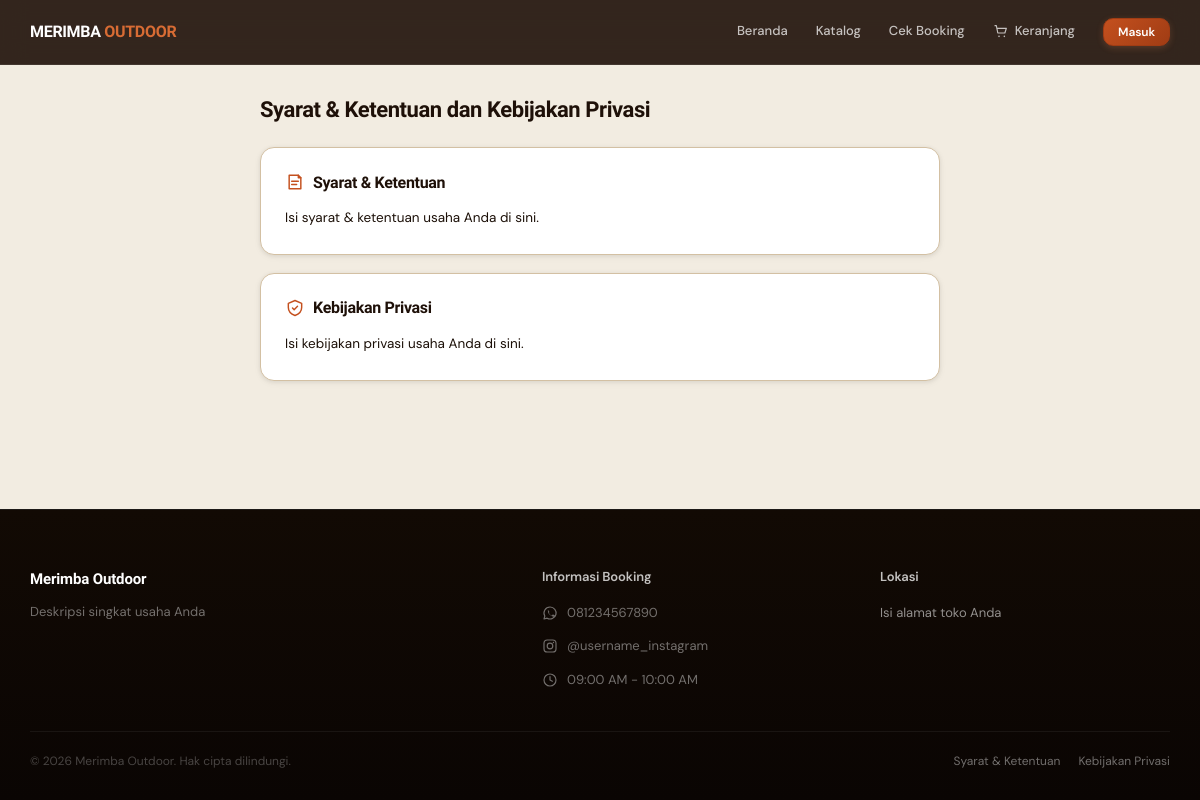
The page /syarat-privasi.php on the database its author committed.
### tables this page shows
CREATE TABLE `settings` (
  `setting_key` varchar(50) NOT NULL,
  `setting_value` text DEFAULT NULL,
  PRIMARY KEY (`setting_key`)
);

### app/Models/SettingModel.php (called while the page is built, shortened)
<?php
class SettingModel
{
    public static function get(string $key): string
    {
        $db = Database::getConnection();
        $stmt = $db->prepare('SELECT setting_value FROM settings WHERE setting_key = :key');
        $stmt->execute(['key' => $key]);
        $hasil = $stmt->fetchColumn();
        return $hasil !== false ? (string) $hasil : '';
    }
    public static function getAll(): array
    {
        $db = Database::getConnection();
        $stmt = $db->prepare('SELECT setting_key, setting_value FROM settings');
        $stmt->execute();
        $rows = $stmt->fetchAll();
        $hasil = [];
        foreach ($rows as $row) {
            $hasil[$row['setting_key']] = $row['setting_value'];
        }
        return $hasil;
    }
}

### app/Core/Session.php (called while the page is built, shortened)
<?php
class Session
{
    public static function get(string $key)
    {
        return $_SESSION[$key] ?? null;
    }
}

### app/Core/Auth.php (called while the page is built, shortened)
<?php
class Auth
{
    public static function isLoggedIn(): bool
    {
        return Session::get('user_id') !== null;
    }
}

### app/Helpers/format.php (called while the page is built, shortened)
<?php
function format_jam_ampm(string $jamHM): string
{
    $waktu = DateTime::createFromFormat('H:i', substr($jamHM, 0, 5));
    return $waktu ? $waktu->format('h:i A') : $jamHM;
}
function format_jam_operasional(string $jamBuka, string $jamTutup): string
{
    return format_jam_ampm($jamBuka) . ' - ' . format_jam_ampm($jamTutup);
}

### syarat-privasi.php (the view, shortened to what this page needs)
<?php
require_once __DIR__ . '/app/Core/Session.php';
require_once __DIR__ . '/app/Core/Auth.php';
require_once __DIR__ . '/app/Models/SettingModel.php';
$syaratKetentuan = SettingModel::get('syarat_ketentuan');
$kebijakanPrivasi = SettingModel::get('kebijakan_privasi');
$halamanAktif = '';
require __DIR__ . '/app/Views/partials/header.php';
?>
<section style="padding: 32px 0 56px;">
    <div class="container" style="max-width: 720px;">
        <h1 style="font-size: 22px; color: var(--color-primary-dark); margin-bottom: 24px;">Syarat & Ketentuan dan Kebijakan Privasi</h1>
        <div id="syarat" class="card" style="padding: 24px; margin-bottom: 18px; scroll-margin-top: 90px;">
            <h2 style="font-size: 16px; display: flex; align-items: center; gap: 8px; margin-bottom: 14px;">
                <svg class="icon icon-accent"><use href="assets/icons/sprite.svg#icon-note"></use></svg>
                Syarat & Ketentuan
            </h2>
            <?php if ($syaratKetentuan !== ''): ?>
                <p style="font-size: 13.5px; line-height: 1.75; color: var(--color-text);"><?= nl2br(htmlspecialchars($syaratKetentuan)) ?></p>
            <?php else: ?>
                <p style="font-size: 13.5px; color: var(--color-text-muted);">Syarat & ketentuan belum ditambahkan oleh admin.</p>
            <?php endif; ?>
        </div>
        <div id="privasi" class="card" style="padding: 24px; scroll-margin-top: 90px;">
            <h2 style="font-size: 16px; display: flex; align-items: center; gap: 8px; margin-bottom: 14px;">
                <svg class="icon icon-accent"><use href="assets/icons/sprite.svg#icon-shield"></use></svg>
                Kebijakan Privasi
            </h2>
            <?php if ($kebijakanPrivasi !== ''): ?>
                <p style="font-size: 13.5px; line-height: 1.75; color: var(--color-text);"><?= nl2br(htmlspecialchars($kebijakanPrivasi)) ?></p>
            <?php else: ?>
                <p style="font-size: 13.5px; color: var(--color-text-muted);">Kebijakan privasi belum ditambahkan oleh admin.</p>
            <?php endif; ?>
        </div>
    </div>
</section>
<?php require __DIR__ . '/app/Views/partials/footer.php'; ?>

### app/Views/partials/header.php (shortened to what this page needs)
<?php
$halamanAktif = $halamanAktif ?? '';
require_once __DIR__ . '/../../Models/SettingModel.php';
$logoPath = \App\Models\SettingModel::get('logo_file');
$logoScale = (float) (\App\Models\SettingModel::get('logo_scale') ?: 1);
$logoPosX = (int) (\App\Models\SettingModel::get('logo_pos_x') ?: 0);
$logoPosY = (int) (\App\Models\SettingModel::get('logo_pos_y') ?: 0);
?>
<!DOCTYPE html>
<html lang="id">
<head>
    <link rel="stylesheet" href="assets/css/style.css">
</head>
<body>
<header class="site-header">
    <div class="container">
        <div class="site-header-inner">
            <a href="index.php" class="site-logo">
                <?php if ($logoPath && file_exists(__DIR__ . '/../../../' . $logoPath)): ?>
                    <span style="display: inline-flex; width: 120px; height: 36px; overflow: hidden; align-items: center; justify-content: center;">
                        <img src="<?= htmlspecialchars($logoPath) ?>" alt="Logo"
                            style="max-width: 100%; max-height: 100%; object-fit: contain; transform: scale(<?= $logoScale ?>) translate(<?= $logoPosX ?>px, <?= $logoPosY ?>px);">
                    </span>
                <?php else: ?>
                    MERIMBA <span class="site-logo-accent">OUTDOOR</span>
                <?php endif; ?>
            </a>
            <nav class="nav-desktop">
                <a href="index.php" class="nav-link <?= $halamanAktif === 'home' ? 'active' : '' ?>">Beranda</a>
                <a href="katalog.php" class="nav-link <?= $halamanAktif === 'katalog' ? 'active' : '' ?>">Katalog</a>
                <a href="tracking.php" class="nav-link <?= $halamanAktif === 'tracking' ? 'active' : '' ?>">Cek Booking</a>
                <a href="keranjang.php" class="nav-link <?= $halamanAktif === 'keranjang' ? 'active' : '' ?>" style="display: flex; align-items: center; gap: 6px;">
                    <svg class="icon icon-sm"><use href="assets/icons/sprite.svg#icon-cart"></use></svg>
                    Keranjang
                </a>
                <?php if (Auth::isLoggedIn() && Auth::role() === 'member'): ?>
                    <a href="dashboard.php" class="nav-link nav-icon-link <?= $halamanAktif === 'akun' ? 'active' : '' ?>" aria-label="Akun Saya" title="Akun Saya" style="display: flex; align-items: center;">
                        <svg class="icon icon-sm"><use href="assets/icons/sprite.svg#icon-account"></use></svg>
                    </a>
                    <a href="logout.php" class="nav-link nav-icon-link text-muted" aria-label="Keluar" title="Keluar" style="display: flex; align-items: center;" onclick="return confirm('Yakin ingin keluar dari akun ini?');">
                        <svg class="icon icon-sm"><use href="assets/icons/sprite.svg#icon-logout"></use></svg>
                    </a>
                <?php else: ?>
                    <a href="login.php" class="btn btn-primary btn-sm">Masuk</a>
                <?php endif; ?>
            </nav>
        </div>
    </div>
</header>
<main>

### app/Views/partials/footer.php (shortened to what this page needs)
</main>
<?php
require_once __DIR__ . '/../../Models/SettingModel.php';
require_once __DIR__ . '/../../Helpers/format.php';
$pengaturanFooter = \App\Models\SettingModel::getAll();
$jamOperasionalFooter = format_jam_operasional($pengaturanFooter['jam_buka'] ?? '', $pengaturanFooter['jam_tutup'] ?? '');
$noHpFooter = $pengaturanFooter['whatsapp'] ?? ($pengaturanFooter['no_hp'] ?? '');
$waLinkFooter = null;
if ($noHpFooter !== '') {
    $noHpBersih = preg_replace('/[^0-9]/', '', $noHpFooter);
    $waLinkFooter = 'https://wa.me/' . (str_starts_with($noHpBersih, '0') ? '62' . substr($noHpBersih, 1) : $noHpBersih);
}
$igHandleFooter = trim($pengaturanFooter['instagram'] ?? '', "@ \t\n\r\0\x0B");
$igLinkFooter = $igHandleFooter !== '' ? 'https://instagram.com/' . $igHandleFooter : null;
$alamatFooter = $pengaturanFooter['alamat'] ?? "Jl. Sorowajan Baru, Tegal Tanda,\nBanguntapan, Bantul, DIY 55198";
$mapsUrlFooter = $pengaturanFooter['maps_url'] ?? '';
$deskripsiFooter = $pengaturanFooter['deskripsi_usaha'] ?? 'Partner setia petualanganmu. Sewa peralatan camping dan hiking dengan mudah dan terpercaya di Yogyakarta.';
?>
<footer class="site-footer">
    <div class="container">
        <div class="footer-grid">
            <div>
                <p class="footer-brand-name">Merimba Outdoor</p>
                <p class="footer-brand-desc"><?= nl2br(htmlspecialchars($deskripsiFooter)) ?></p>
            </div>
            <div>
                <p class="footer-col-title">Informasi Booking</p>
                <div class="footer-col-text footer-info-list">
                    <?php if ($noHpFooter !== ''): ?>
                        <div class="footer-info-row">
                            <svg class="icon icon-sm"><use href="assets/icons/sprite.svg#icon-whatsapp"></use></svg>
                            <?php if ($waLinkFooter): ?>
                                <a href="<?= htmlspecialchars($waLinkFooter) ?>" target="_blank" rel="noopener" style="color: inherit;"><?= htmlspecialchars($noHpFooter) ?></a>
                            <?php else: ?>
                                <?= htmlspecialchars($noHpFooter) ?>
                            <?php endif; ?>
                        </div>
                    <?php endif; ?>
                    <?php if ($igLinkFooter): ?>
                        <div class="footer-info-row">
                            <svg class="icon icon-sm"><use href="assets/icons/sprite.svg#icon-instagram"></use></svg>
                            <a href="<?= htmlspecialchars($igLinkFooter) ?>" target="_blank" rel="noopener" style="color: inherit;">@<?= htmlspecialchars($igHandleFooter) ?></a>
                        </div>
                    <?php endif; ?>
                    <?php if ($jamOperasionalFooter !== ''): ?>
                        <div class="footer-info-row">
                            <svg class="icon icon-sm"><use href="assets/icons/sprite.svg#icon-clock"></use></svg>
                            <?= htmlspecialchars($jamOperasionalFooter) ?>
                        </div>
                    <?php endif; ?>
                </div>
            </div>
            <div>
                <p class="footer-col-title">Lokasi</p>
                <?php if ($mapsUrlFooter !== ''): ?>
                    <a href="<?= htmlspecialchars($mapsUrlFooter) ?>" target="_blank" rel="noopener" class="footer-col-text" style="color: inherit; display: block;"><?= nl2br(htmlspecialchars($alamatFooter)) ?></a>
                <?php else: ?>
                    <p class="footer-col-text"><?= nl2br(htmlspecialchars($alamatFooter)) ?></p>
                <?php endif; ?>
            </div>
        </div>
        <div class="footer-bottom">
            <span>&copy; <?= date('Y') ?> Merimba Outdoor. Hak cipta dilindungi.</span>
            <div class="footer-bottom-links">
                <a href="syarat-privasi.php#syarat">Syarat & Ketentuan</a>
                <a href="syarat-privasi.php#privasi">Kebijakan Privasi</a>
            </div>
        </div>
    </div>
</footer>
</body>
</html>

### rows shown on the page
settings: setting_value "Isi syarat & ketentuan usaha Anda di sini."
settings: setting_value "Isi kebijakan privasi usaha Anda di sini."

### other values the page prints
$deskripsiFooter "Deskripsi singkat usaha Anda"
$noHpFooter "081234567890"
$igHandleFooter "username_instagram"
$jamOperasionalFooter "09:00 AM - 10:00 AM"
$alamatFooter "Isi alamat toko Anda"
